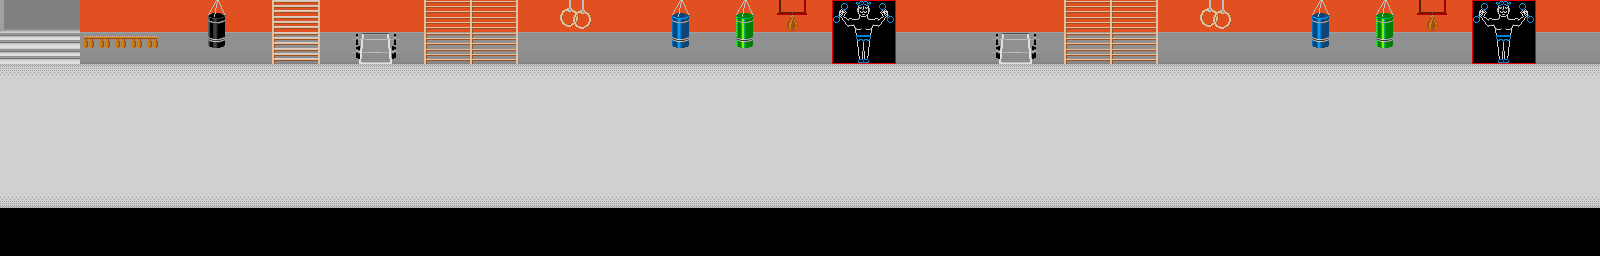

This is a level from a 2D game, rendered from its Tiled map with the project's own tilesets. A one-line summary and the map file follow, with tile-layer data summarised:
An orthogonal 100x16 tile map with 16x16 px tiles, 1 tile layer (background_3).

<map version="1.0" orientation="orthogonal" renderorder="right-down" width="100" height="16" tilewidth="16" tileheight="16" nextobjectid="1">
 <tileset firstgid="1" name="tile_3" tilewidth="16" tileheight="16" tilecount="102" columns="17">
  <image source="tile_3.png" width="272" height="96" />
 </tileset>
 <layer name="background_3" width="100" height="16">
  <data>[1600 cells, 1300 non-empty, 83 distinct tile ids]</data>
 </layer>
</map>
